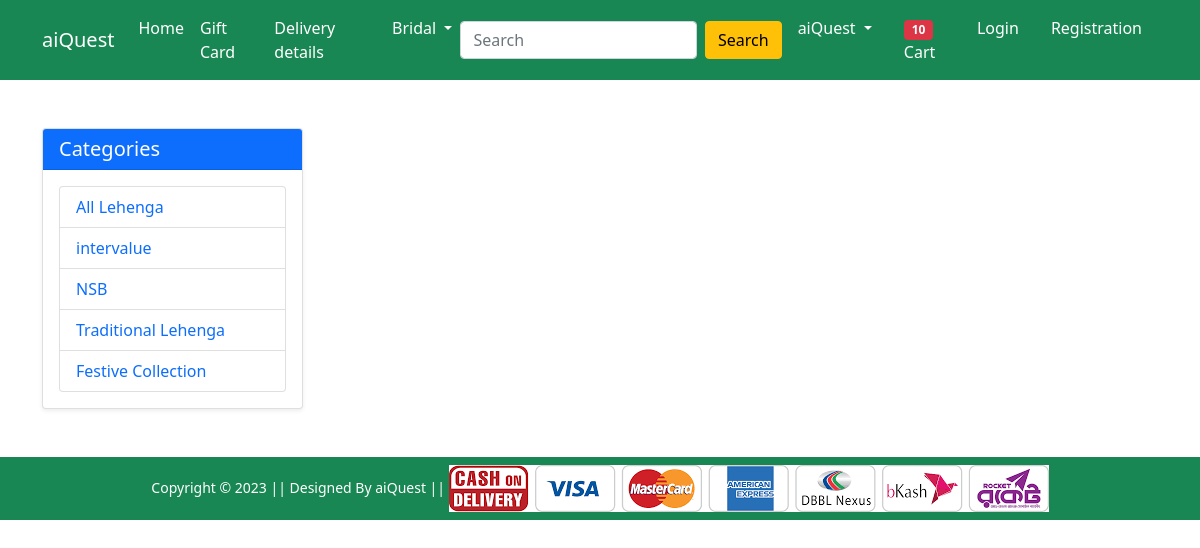
The app's page /lehenga/, older data.
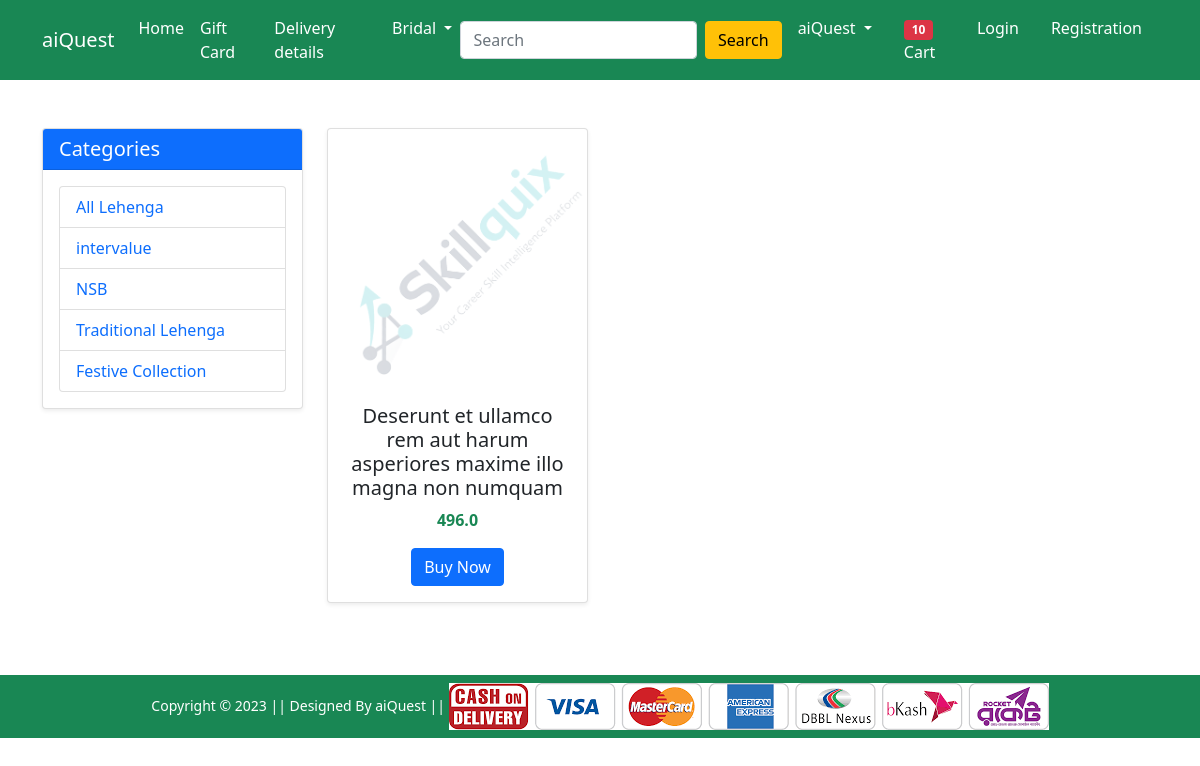
The same page, newer data.
### Shop/models.py (models this page shows, shortened)
class Product(models.Model):
    title = models.CharField(max_length=300)
    selling_price = models.FloatField()
    discounted_price = models.FloatField()
    description = models.TextField()
    brand = models.CharField(max_length=40)
    category = models.CharField(choices=CATEGORY_CHOICES , max_length=3)
    product_image = models.ImageField(upload_to='productImg')

### Shop/views.py (the view)
# urls.py: path('lehenga/', views.lehenga, name='lehenga'),
def lehenga(request, data=None):
  if data == None:
    lehengas = Product.objects.filter(category = 'L')
  elif data == "intervalue" or data == "NSB":
    lehengas = Product.objects.filter(category ='L').filter(brand = data)
  return render(request, 'Shop/lehenga.html', {'lehengas':lehengas})

### Shop/templates/Shop/lehenga.html (shortened to what this page needs)
{% extends 'Shop/base.html' %}
{% load static %}
{% block main-content %}
<div class="container my-5">
    <div class="row">
        <div class="col-md-3">
            <div class="card shadow-sm">
                <div class="card-header bg-primary text-white">
                    <h5 class="mb-0">Categories</h5>
                </div>
                <div class="card-body">
                    <ul class="list-group">
                        <li class="list-group-item">
                            <a href="{% url 'lehenga' %}" class="text-decoration-none">All Lehenga</a>
                        </li>
                        <li class="list-group-item">
                            <a href="{% url 'lehengaItem' 'intervalue' %}" class="text-decoration-none">intervalue</a>
                        </li>
                        <li class="list-group-item">
                            <a href="{% url 'lehengaItem' 'NSB' %}" class="text-decoration-none">NSB</a>
                        </li>
                        <li class="list-group-item">
                            <a href="#" class="text-decoration-none">Traditional Lehenga</a>
                        </li>
                        <li class="list-group-item">
                            <a href="#" class="text-decoration-none">Festive Collection</a>
                        </li>
                    </ul>
                </div>
            </div>
        </div>
        <div class="col-md-9">
            <div class="row">
                {% for l in lehengas %}
                    <div class="col-md-4 mb-4">
                        <div class="card h-100 shadow-sm">
                            <img src="{{l.product_image.url}}"
                                class="card-img-top"
                                alt="Lehenga">
                            <div class="card-body text-center">
                                <h5 class="card-title">{{l.title}}</h5>
                                <p class="text-success fw-bold">{{l.selling_price}}</p>
                                <a href="#" class="btn btn-primary">Buy Now</a>
                            </div>
                        </div>
                    </div>
                {% endfor %}
            </div>
        </div>
    </div>
</div>
{% endblock main-content %}

Row changes from the older to the newer data that the page shows:
added Product: product_image (picture), title "Deserunt et ullamco rem aut harum asperiores maxime illo magna non numquam", selling_price "496.0"
